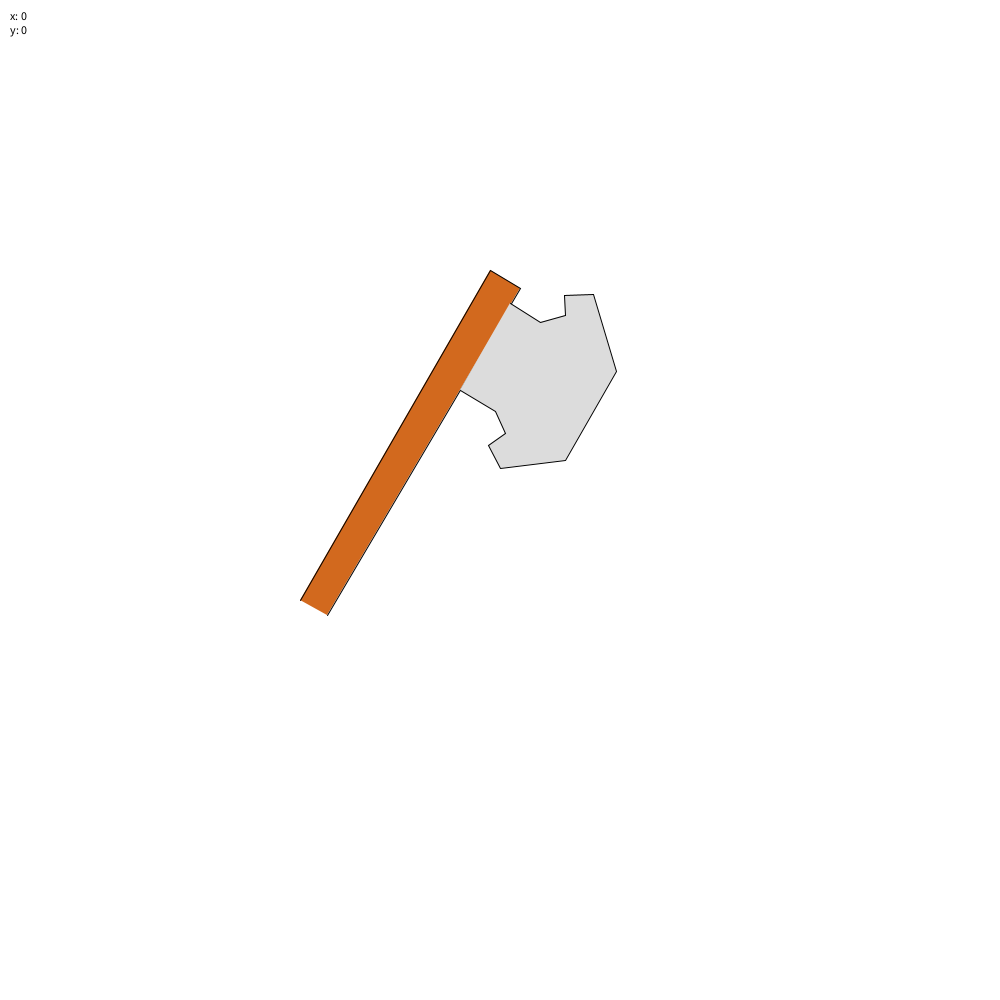
Frame 1 (no input)
Frame 60 (the mouse pressed at the canvas centre just before this capture): identical to frame 1, image omitted
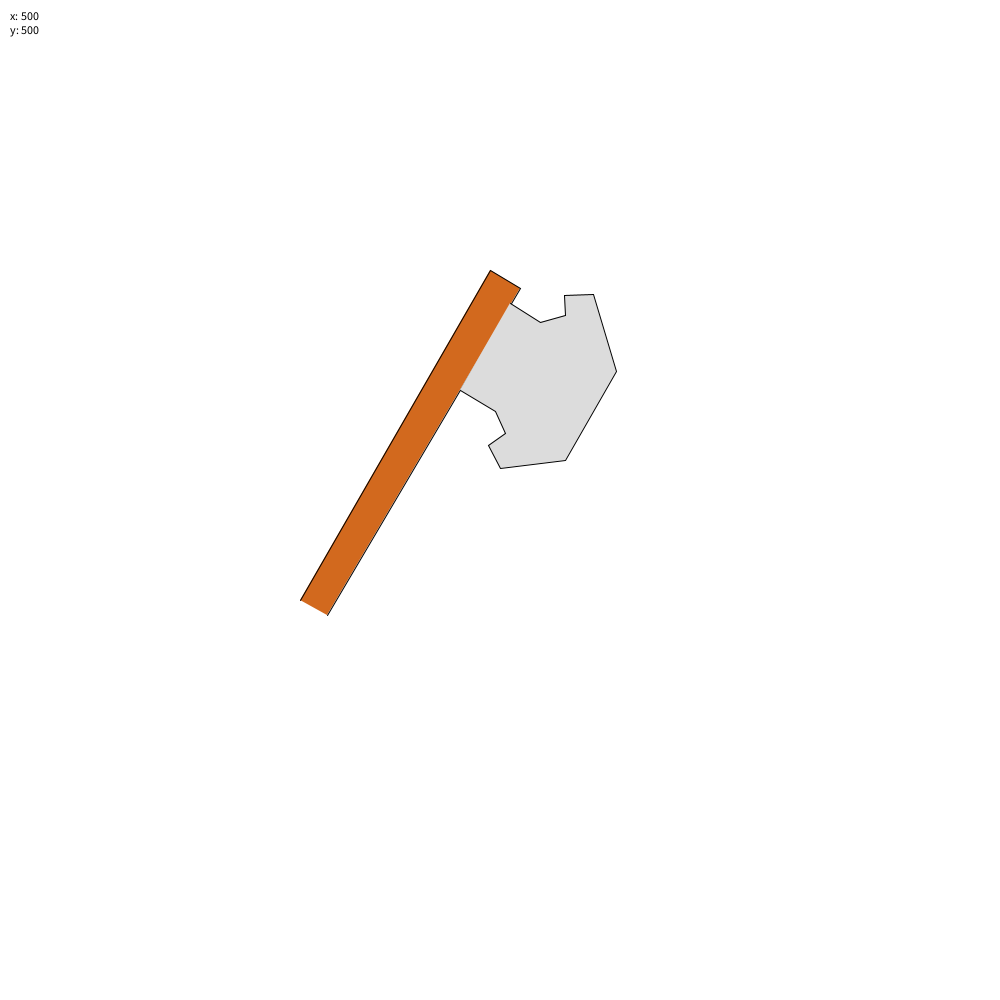
Frame 120 (the mouse held since frame 60 and released just before this capture)

The Processing sketch that drew these frames (run headless with seeded random() and noise(); from frame 60 on, the mouse is pressed at the canvas centre):

// Processing sketch: kapak
// ── kapak.pde

void setup(){
  size(1000,1000);
  
}

void draw(){
//noStroke();
background(255);
fill(210,105,30);
//tongkat
beginShape();
vertex(300,600);
vertex(490,270);
vertex(520,288);
vertex(327,615);
endShape();
fill(220,220,220);
beginShape();
vertex(510,303);
vertex(540,322);
vertex(565,315);
vertex(564,295);
vertex(593,294);
vertex(616,371);
vertex(565,460);
vertex(500,468);
vertex(488,445);
vertex(505,433);
vertex(495,411);
vertex(460,390);
endShape();
fill(0);
text("x: " + mouseX + "\ny: " + mouseY,10,20);
}
